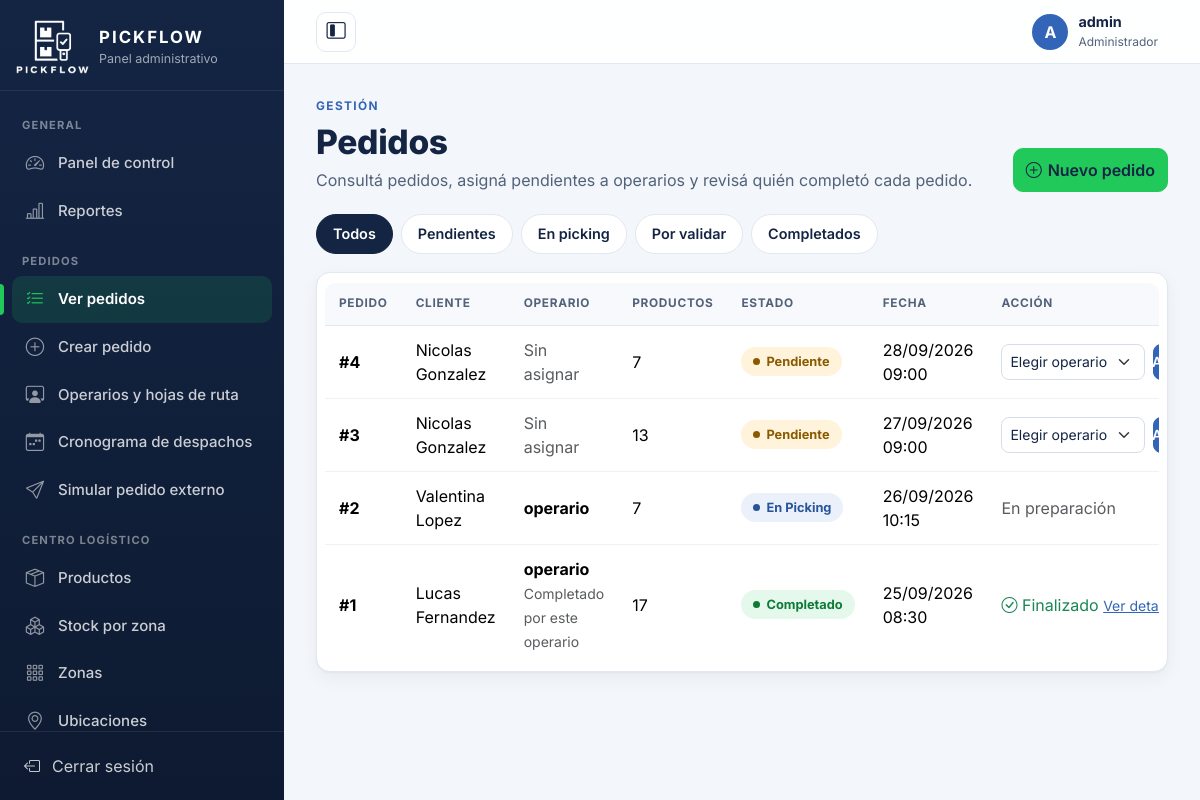
The page /index.php?c=pedido (signed in) on the database its author committed.
### tables this page shows
CREATE TABLE Pedido (
    id_pedido INT AUTO_INCREMENT PRIMARY KEY,
    fecha_creacion DATETIME NOT NULL,
    fecha_inicio_picking DATETIME NULL,         
    fecha_entrega DATETIME,                     
    estado VARCHAR(20) NOT NULL,
    recogido BOOLEAN NOT NULL DEFAULT FALSE,
    ci_cliente VARCHAR(8) NOT NULL,
    ci_operario VARCHAR(8),
    FOREIGN KEY (ci_cliente) REFERENCES Cliente(CI),
    FOREIGN KEY (ci_operario) REFERENCES Operario(CI)
);

CREATE TABLE Persona (
    CI VARCHAR(8) PRIMARY KEY,
    usuario VARCHAR(100) NOT NULL UNIQUE,
    email VARCHAR(100) NOT NULL UNIQUE,
    contraseña VARCHAR(255) NOT NULL,           
    telefono VARCHAR(20),
    direccion VARCHAR(150),
    Rol VARCHAR(20) NOT NULL,                   
    foto_perfil VARCHAR(255) NULL               
);

### controller/Controlador.php (called while the page is built, shortened)
<?php
abstract class Controlador
{
    protected function vista($vista, array $datos = [])
    {
        $datos['csrf'] = $this->tokenCsrf();
        $datos['sesion'] = ['usuario' => (string)($_SESSION['usuario'] ?? ''), 'rol' => $this->rol(), 'foto' => $this->fotoUsuario()];
        extract($datos);
        require RAIZ . '/view/' . $vista . '.php';
    }
    protected function rol()
    {
        return $_SESSION['rol'] ?? '';
    }
    protected function fotoUsuario()
    {
        if ($this->rol() !== 'operario') {
            return null;
        }
        return fotoPerfil($_SESSION['foto']);
    }
    protected function tokenCsrf()
    {
        return $_SESSION['csrf'];
    }
}

### controller/PedidoController.php (called while the page is built, shortened)
<?php
class PedidoController extends Controlador
{
    public function index()
    {
        $estado = $_GET['estado'] ?? 'Todos';
        $this->vista('admin/pedidos', [
            'estado' => $estado,
            'filtros' => self::FILTROS,
            'pedidos' => (new Pedido())->listar($estado),
            'operarios' => (new Operario())->listarActivos(),
            'mensaje' => (string)($_GET['mensaje'] ?? ''),
            'error' => (string)($_GET['error'] ?? ''),
        ]);
    }
}

### index.php (called while the page is built, shortened)
<?php
require RAIZ . '/model/Conexion.php';
require RAIZ . '/model/Modelo.php';
require RAIZ . '/view/ayudas.php';
require RAIZ . '/controller/Controlador.php';
$accion = $_GET['a'] ?? 'index';
$controlador = new $rutas[$nombre]();
$controlador->$accion();

### view/ayudas.php (called while the page is built, shortened)
<?php
function e($texto)
{
    return htmlspecialchars((string)$texto, ENT_QUOTES, 'UTF-8');
}
function url($controlador = 'inicio', $accion = 'index', array $parametros = [])
{
    $ruta = ['c' => $controlador];
    if ($accion !== 'index') {
        $ruta['a'] = $accion;
    }
    return 'index.php?' . http_build_query($ruta + $parametros, '', '&', PHP_QUERY_RFC3986);
}
function fecha($valor, $formato = 'd/m/Y H:i')
{
    return $valor ? date($formato, strtotime($valor)) : '';
}

### model/Modelo.php (called while the page is built, shortened)
<?php
abstract class Modelo
{
    protected $db;
    public function __construct()
    {
        $this->db = Conexion::obtener();
    }
    protected function preparar($sql, $tipos = '', array $parametros = [])
    {
        $stmt = $this->db->prepare($sql);
        $stmt->execute();
        return $stmt;
    }
    protected function filas($sql, $tipos = '', array $parametros = [])
    {
        $stmt = $this->preparar($sql, $tipos, $parametros);
        $resultado = $stmt->get_result();
        $filas = $resultado ? $resultado->fetch_all(MYSQLI_ASSOC) : [];
        return $filas;
    }
}

### model/Conexion.php (called while the page is built, shortened)
<?php
class Conexion
{
    private static $conexion = null;
    public static function obtener()
    {
        if (self::$conexion === null) {
            try {
                $conexion = new mysqli(self::SERVIDOR, self::USUARIO, self::PASSWORD, self::BASE_DATOS, self::PUERTO);
            } catch (mysqli_sql_exception $ex) {
                error_log('PICKFLOW: error de conexión MySQL: ' . $ex->getMessage());
                http_response_code(503);
                exit('No se pudo conectar con la base de datos. Verificá que MySQL esté iniciado.');
            }
            $conexion->set_charset('utf8mb4');
            $conexion->query("SET time_zone = '-03:00'");
            self::$conexion = $conexion;
        }
        return self::$conexion;
    }
}

### model/Pedido.php (called while the page is built, shortened)
<?php
class Pedido extends Modelo
{
    public function listar($estado = 'Todos')
    {
        $sql = "SELECT pe.id_pedido AS id, pe.estado, pe.fecha_creacion AS fecha, pe.ci_operario,
                       cliente.usuario AS cliente, operario.usuario AS operario,
                       COALESCE(SUM(t.Cantidad), 0) AS total_productos
                FROM Pedido pe
                INNER JOIN Cliente c ON c.CI = pe.ci_cliente
                INNER JOIN Persona cliente ON cliente.CI = c.CI
                LEFT JOIN Persona operario ON operario.CI = pe.ci_operario
                LEFT JOIN Tiene t ON t.id_pedido = pe.id_pedido";
        $tipos = '';
        $parametros = [];
        $sql .= " GROUP BY pe.id_pedido, pe.estado, pe.fecha_creacion, pe.ci_operario, cliente.usuario, operario.usuario
                  ORDER BY pe.id_pedido DESC";
        return $this->filas($sql, $tipos, $parametros);
    }
}

### view/admin/pedidos.php (the view, shortened to what this page needs)
<?php
$titulo = 'Pedidos' . ($estado !== 'Todos' ? ' - ' . $estado : '');
$textosFiltro = ['Todos' => 'Todos', 'Pendiente' => 'Pendientes', 'En Picking' => 'En picking', 'Por validar' => 'Por validar', 'Completado' => 'Completados'];
$clasesEstado = ['Completado' => 'activo', 'En Picking' => 'en-proceso', 'Por validar' => 'pendiente', 'Pendiente' => 'pendiente'];
require RAIZ . '/view/layout/cabecera.php';
?>
<section class="encabezado encabezado-con-acciones">
    <div>
        <span class="encabezado-etiqueta">GESTIÓN</span>
        <h1><?= e($titulo) ?></h1>
        <p>Consultá pedidos, asigná pendientes a operarios y revisá quién completó cada pedido.</p>
    </div>
    <a class="btn btn-success" href="<?= e(url('pedido', 'nuevo')) ?>"><i class="bi bi-plus-circle"></i> Nuevo pedido</a>
</section>
<nav class="filtros" aria-label="Filtrar por estado">
    <?php foreach ($filtros as $f) { ?>
        <a class="<?= $estado === $f ? 'activo' : '' ?>" href="<?= e($f === 'Todos' ? url('pedido') : url('pedido', 'index', ['estado' => $f])) ?>" <?= $estado === $f ? 'aria-current="page"' : '' ?>><?= e($textosFiltro[$f]) ?></a>
    <?php } ?>
</nav>
<div class="tarjeta-tabla">
    <div class="table-responsive">
        <table class="table align-middle" id="tablaPedidos" style="width:100%"
               data-titulo="Reporte de pedidos<?= $estado !== 'Todos' ? ' - ' . e($estado) : '' ?>"
               data-usuario="<?= e($sesion['usuario']) ?>">
            <thead><tr><th>Pedido</th><th>Cliente</th><th>Operario</th><th>Productos</th><th>Estado</th><th>Fecha</th><th class="no-exportar">Acción</th></tr></thead>
            <tbody>
            <?php foreach ($pedidos as $p) { ?>
                <tr>
                    <td data-order="<?= (int)$p['id'] ?>"><strong>#<?= (int)$p['id'] ?></strong></td>
                    <td><?= e($p['cliente']) ?></td>
                    <td data-exportar="<?= e($p['operario'] ?: 'Sin asignar') ?>">
                        <?php if ($p['operario']) { ?>
                            <strong><?= e($p['operario']) ?></strong>
                            <?php if ($p['estado'] === 'Completado') { ?><br><small class="text-muted">Completado por este operario</small><?php } ?>
                        <?php } else { ?>
                            <span class="text-muted">Sin asignar</span>
                        <?php } ?>
                    </td>
                    <td><?= (int)$p['total_productos'] ?></td>
                    <td><span class="estado <?= $clasesEstado[$p['estado']] ?? 'pendiente' ?>"><?= e($p['estado']) ?></span></td>
                    <td data-order="<?= e($p['fecha']) ?>"><?= e(fecha($p['fecha'])) ?></td>
                    <td style="min-width:230px">
                        <?php if ($p['estado'] === 'Pendiente' && empty($p['ci_operario'])) { ?>
                            <form method="POST" action="<?= e(url('pedido', 'asignar')) ?>" class="d-flex gap-2">
                                <select name="operario_ci" class="form-select form-select-sm" required aria-label="Operario para el pedido <?= (int)$p['id'] ?>">
                                    <option value="">Elegir operario</option>
                                </select>
                                <button class="btn btn-primary btn-sm" type="submit">Asignar</button>
                            </form>
                        <?php } elseif ($p['estado'] === 'Pendiente') { ?>
                            <span class="text-success"><i class="bi bi-person-check"></i> Asignado</span>
                        <?php } elseif ($p['estado'] === 'Por validar') { ?>
                            <a class="btn btn-warning btn-sm" href="<?= e(url('pedido', 'validar', ['id' => $p['id']])) ?>"><i class="bi bi-clipboard-check"></i> Validar</a>
                        <?php } elseif ($p['estado'] === 'Completado') { ?>
                            <span class="text-success"><i class="bi bi-check-circle"></i> Finalizado</span> <a class="small" href="<?= e(url('pedido', 'validar', ['id' => $p['id']])) ?>">Ver detalle</a>
                        <?php } else { ?>
                            <span class="text-muted">En preparación</span>
                        <?php } ?>
                    </td>
                </tr>
            <?php } ?>
            </tbody>
        </table>
    </div>
</div>
<?php require RAIZ . '/view/layout/pie.php'; ?>

### rows shown on the page
pedido: id_pedido "4", cliente "Nicolas Gonzalez", shows "Sin asignar", total_productos "7", estado "Pendiente", fecha_creacion "28/09/2026 09:00"
pedido: id_pedido "3", cliente "Nicolas Gonzalez", shows "Sin asignar", total_productos "13", estado "Pendiente", fecha_creacion "27/09/2026 09:00"
pedido: id_pedido "2", cliente "Valentina Lopez", persona.usuario "operario", total_productos "7", estado "En Picking", fecha_creacion "26/09/2026 10:15", shows "En preparación"
pedido: id_pedido "1", cliente "Lucas Fernandez", persona.usuario "operario", shows "Completado por este operario", total_productos "17", estado "Completado", fecha_creacion "25/09/2026 08:30"

### other values the page prints
$menuGrupo "GENERAL"
$mTexto "Panel de control"
$mTexto "Reportes"
$menuGrupo "PEDIDOS"
$mTexto "Ver pedidos"
$mTexto "Crear pedido"
$mTexto "Operarios y hojas de ruta"
$mTexto "Cronograma de despachos"
$mTexto "Simular pedido externo"
$menuGrupo "CENTRO LOGÍSTICO"
$mTexto "Productos"
$mTexto "Stock por zona"
$mTexto "Zonas"
$mTexto "Ubicaciones"
$iniciales "A"
